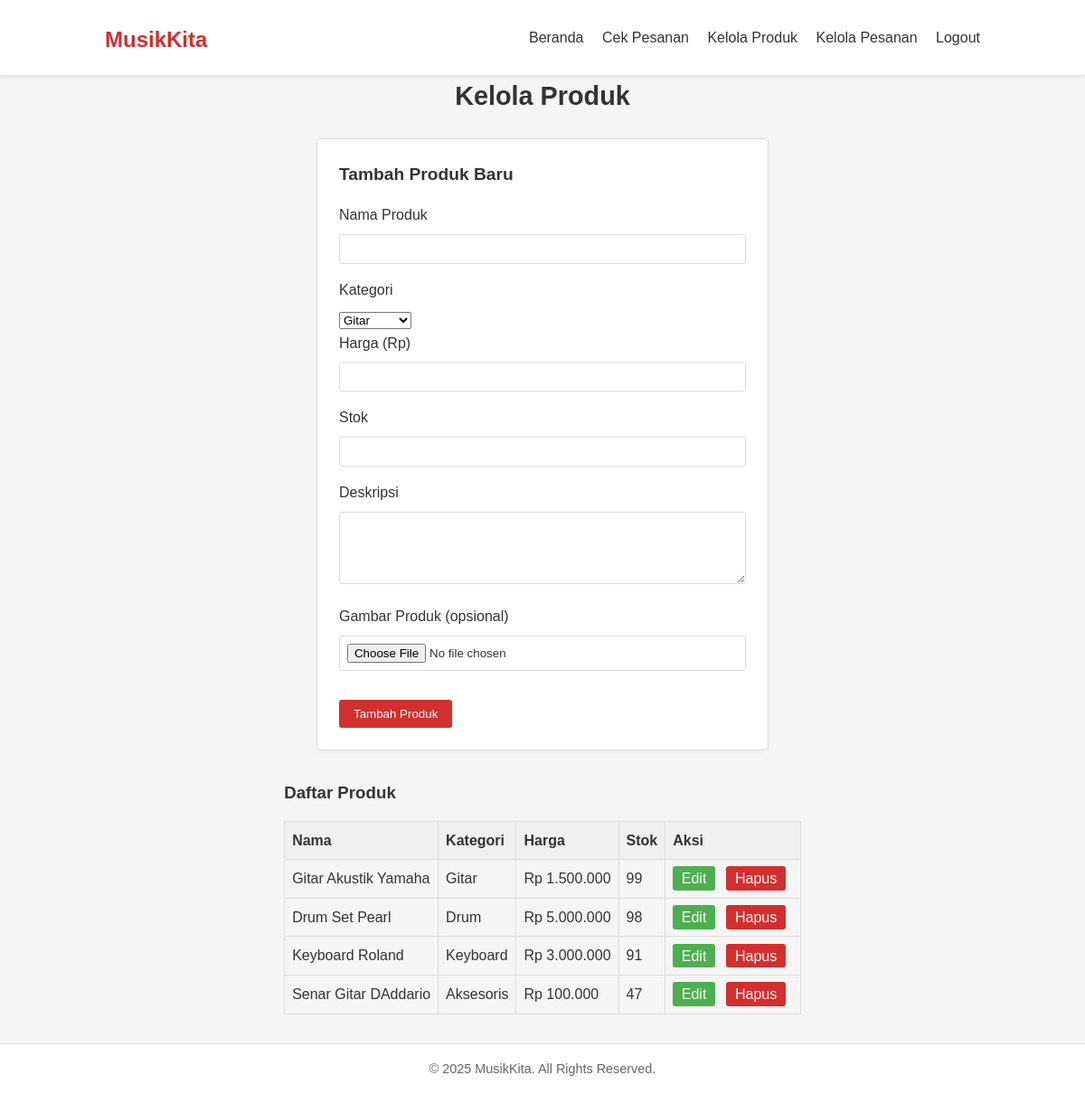
Screenshot of /admin/manage_products.php (signed in) with the database file from the repository.
### tables this page shows
CREATE TABLE `produk` (
  `id_produk` int NOT NULL AUTO_INCREMENT,
  `nama` varchar(100) NOT NULL,
  `kategori` enum('Gitar','Drum','Keyboard','Aksesoris') NOT NULL,
  `harga` int NOT NULL,
  `stok` int NOT NULL,
  `deskripsi` text NOT NULL,
  `image` varchar(255) DEFAULT NULL,
  `created_at` timestamp NOT NULL DEFAULT CURRENT_TIMESTAMP,
  PRIMARY KEY (`id_produk`)
);

### admin/manage_products.php (the view, shortened to what this page needs)
<?php
include '../config/db_connect.php';
function sanitizeInput($data) {
    return htmlspecialchars(trim($data), ENT_QUOTES, 'UTF-8');
}
function formatRupiah($angka) {
    return 'Rp ' . number_format($angka, 0, ',', '.');
}
$products_query = "SELECT * FROM produk ORDER BY created_at DESC";
$products_result = $conn->query($products_query);
$edit_product = null;
?>
<!DOCTYPE html>
<html lang="id">
<head>
    <link rel="stylesheet" href="../assets/css/styles.css">
</head>
<body>
    <header>
        <div class="container">
            <h1><a href="../index.php">MusikKita</a></h1>
            <nav>
                <a href="../index.php">Beranda</a>
                <a href="../order_status.php">Cek Pesanan</a>
                <a href="manage_products.php">Kelola Produk</a>
                <a href="manage_orders.php">Kelola Pesanan</a>
                <a href="../logout.php">Logout</a>
            </nav>
        </div>
    </header>
    <main class="container">
        <h2>Kelola Produk</h2>
        <div class="checkout-box" style="margin-top: 1rem;">
            <h3><?php echo $edit_product ? 'Edit Produk' : 'Tambah Produk Baru'; ?></h3>
            <form method="POST" enctype="multipart/form-data">
                <label for="nama">Nama Produk</label>
                <input type="text" id="nama" name="nama"
                    value="<?php echo $edit_product ? sanitizeInput($edit_product['nama']) : ''; ?>" required>
                <label for="kategori">Kategori</label>
                <select id="kategori" name="kategori" required>
                    <option value="Gitar"
                        <?php echo $edit_product && $edit_product['kategori'] === 'Gitar' ? 'selected' : ''; ?>>Gitar
                    </option>
                </select>
                <label for="harga">Harga (Rp)</label>
                <input type="number" id="harga" name="harga" min="1"
                    value="<?php echo $edit_product ? $edit_product['harga'] : ''; ?>" required>
                <label for="stok">Stok</label>
                <input type="number" id="stok" name="stok" min="0"
                    value="<?php echo $edit_product ? $edit_product['stok'] : ''; ?>" required>
                <label for="deskripsi">Deskripsi</label>
                <textarea id="deskripsi" name="deskripsi"
                    required><?php echo $edit_product ? sanitizeInput($edit_product['deskripsi']) : ''; ?></textarea>
                <label for="image">Gambar Produk (opsional)</label>
                <input type="file" id="image" name="image" accept=".jpg,.jpeg,.png">
                <button type="submit"
                    style="margin-top: 1rem;"><?php echo $edit_product ? 'Simpan Perubahan' : 'Tambah Produk'; ?></button>
            </form>
        </div>
        <h3 style="margin-top: 2rem;">Daftar Produk</h3>
        <table>
            <thead>
                <tr>
                    <th>Nama</th>
                    <th>Kategori</th>
                    <th>Harga</th>
                    <th>Stok</th>
                    <th>Aksi</th>
                </tr>
            </thead>
            <tbody>
                <?php if ($products_result->num_rows === 0): ?>
                <tr>
                    <td colspan="5" style="text-align: center;">Belum ada produk.</td>
                </tr>
                <?php else: ?>
                <?php while ($product = $products_result->fetch_assoc()): ?>
                <tr>
                    <td><?php echo sanitizeInput($product['nama']); ?></td>
                    <td><?php echo sanitizeInput($product['kategori']); ?></td>
                    <td><?php echo formatRupiah($product['harga']); ?></td>
                    <td><?php echo $product['stok']; ?></td>
                    <td class="action-buttons">
                        <a href="manage_products.php?edit=<?php echo $product['id_produk']; ?>" class="edit">Edit</a>
                        <a href="manage_products.php?delete=<?php echo $product['id_produk']; ?>" class="delete"
                            onclick="return confirm('Apakah Anda yakin ingin menghapus produk ini?');">Hapus</a>
                    </td>
                </tr>
                <?php endwhile; ?>
                <?php endif; ?>
            </tbody>
        </table>
    </main>
    <footer>
        <div class="container">
            <p>© 2025 MusikKita. All Rights Reserved.</p>
        </div>
    </footer>
</body>
</html>

### assets/css/styles.css (style rules this page uses)
* { margin: 0; padding: 0; box-sizing: border-box; font-family: Arial, sans-serif; }
body { background-color: #f5f5f5; color: #333; line-height: 1.6; min-height: 100vh; display: flex; flex-direction: column; }
.container { max-width: 1000px; margin: 0 auto; padding: 0 1rem; }
header { background-color: #fff; box-shadow: 0 2px 5px rgba(0, 0, 0, 0.1); position: sticky; top: 0; z-index: 1000; }
header .container { display: flex; justify-content: space-between; align-items: center; padding: 1rem; }
header h1 a { font-size: 1.5rem; font-weight: bold; color: #d32f2f; text-decoration: none; }
header nav a { margin-left: 1rem; color: #333; text-decoration: none; font-weight: 500; }
main { flex-grow: 1; padding: 1.5rem 0; }
h2 { font-size: 1.8rem; font-weight: bold; color: #333; text-align: center; margin-bottom: 1.5rem; }
.checkout-box { background-color: #fff; border: 1px solid #ddd; border-radius: 5px; padding: 1.5rem; box-shadow: 0 1px 5px rgba(0, 0, 0, 0.05); max-width: 500px; margin: 0 auto; }
.checkout-box h3 { font-size: 1.2rem; font-weight: 600; margin-bottom: 1rem; }
.checkout-box form label { display: block; font-weight: 500; margin-bottom: 0.5rem; }
.checkout-box form input, .checkout-box form textarea { width: 100%; padding: 0.5rem; border: 1px solid #ddd; border-radius: 3px; margin-bottom: 1rem; }
.checkout-box form textarea { min-height: 80px; resize: vertical; }
.checkout-box form button { background-color: #d32f2f; color: #fff; padding: 0.5rem 1rem; border: none; border-radius: 3px; cursor: pointer; }
footer { background-color: #fff; border-top: 1px solid #ddd; padding: 1rem 0; margin-top: 2rem; text-align: center; }
footer p { color: #666; font-size: 0.9rem; }

### admin/manage_products.php (style rules this page uses)
table { width: 100%; border-collapse: collapse; margin-top: 1rem; }
table, th, td { border: 1px solid #ddd; }
th, td { padding: 0.5rem; text-align: left; }
th { background-color: #f0f0f0; }
.action-buttons a { margin-right: 0.5rem; text-decoration: none; padding: 0.3rem 0.6rem; border-radius: 3px; }
.action-buttons a.edit { background-color: #4CAF50; color: #fff; }
.action-buttons a.delete { background-color: #d32f2f; color: #fff; }

### rows the page displays
produk: nama "Gitar Akustik Yamaha", kategori "Gitar", harga "Rp 1.500.000", stok "99"
produk: nama "Drum Set Pearl", kategori "Drum", harga "Rp 5.000.000", stok "98"
produk: nama "Keyboard Roland", kategori "Keyboard", harga "Rp 3.000.000", stok "91"
produk: nama "Senar Gitar DAddario", kategori "Aksesoris", harga "Rp 100.000", stok "47"
